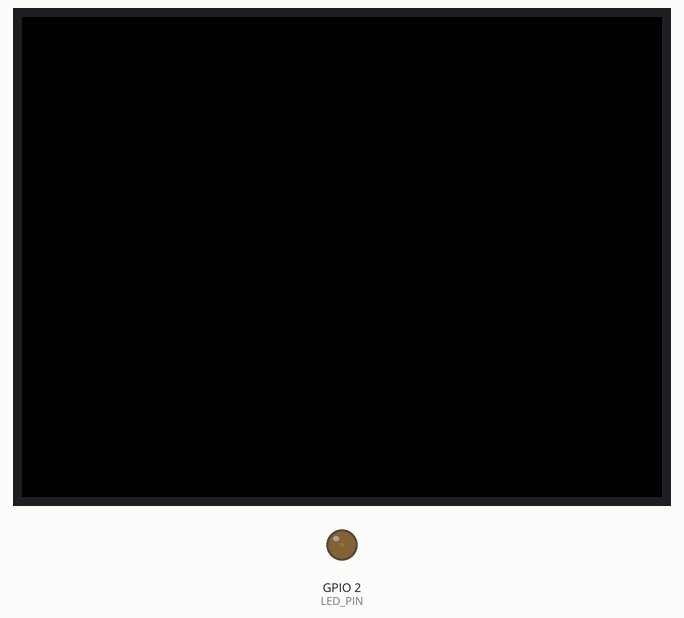
Bench run of a sketch on a simulated ESP32. On the bench: 320×240 colour display, output pins drawn as LEDs (lit = HIGH).

Above: at 0.2 s.
At 1.3 s:
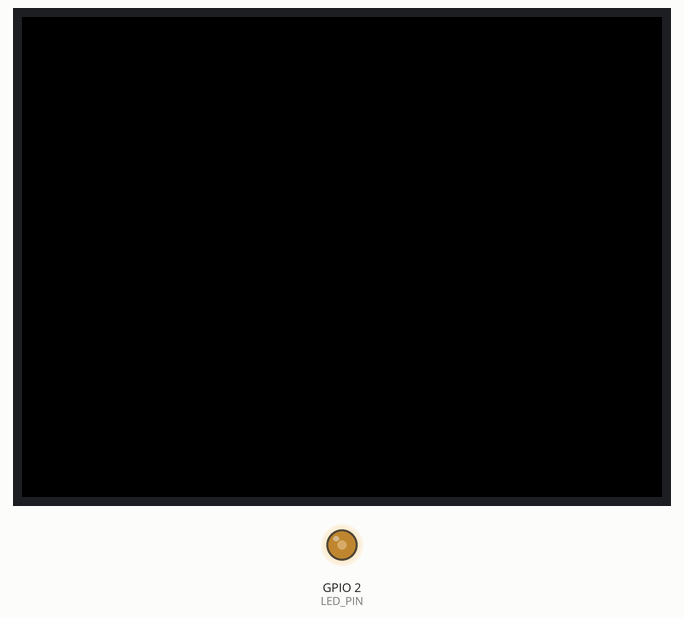
At 2.45 s:
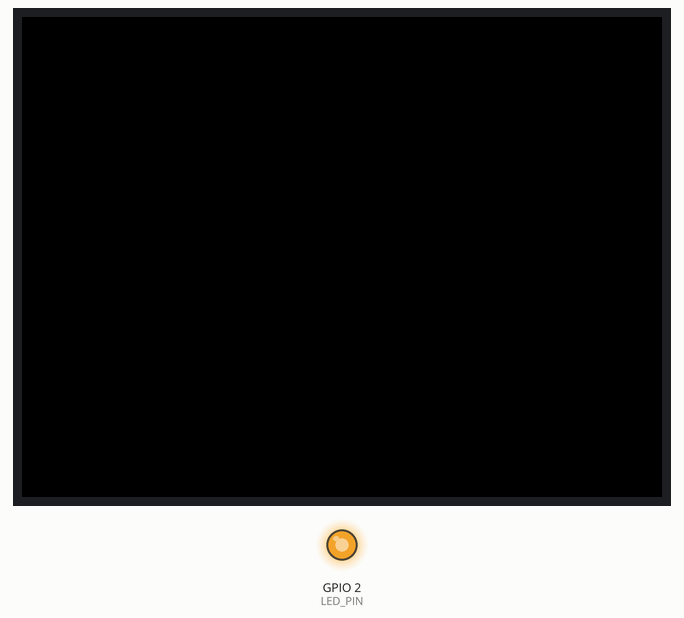
At 4.75 s:
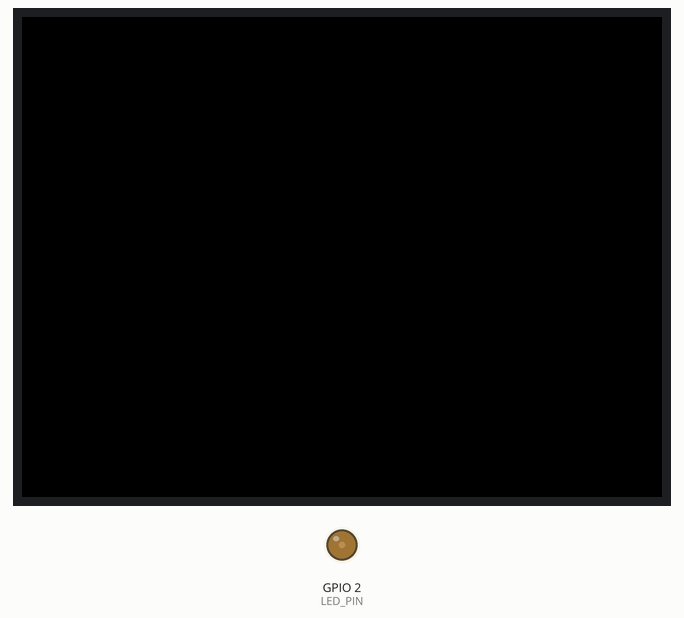
Timing chart, 0 to 6.8 s (numbered marks = the images above):
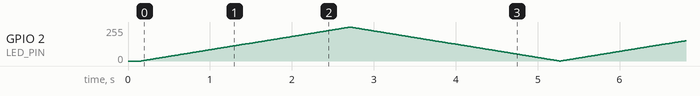

The sketch:

02_Analog_Write.ino
```cpp
/*
  Analog Write (PWM)
  Fades an LED on pin 2 using PWM.
  This example shows how to use the LEDC peripheral to generate a PWM signal.
*/

#include <M5Stack.h>

#define LED_PIN 2

// LEDC channels (0-15), resolution (1-16 bits), and frequency
const int ledcChannel = 0;
const int resolution = 8; // 8-bit resolution (0-255)
const int freq = 5000;    // 5kHz frequency

void setup() {
  //Initialize M5Stack
  M5.begin();

  // Configure LEDC channel
  ledcSetup(ledcChannel, freq, resolution);

  // Attach pin to LEDC channel
  ledcAttachPin(LED_PIN, ledcChannel);
}

void loop() {
  // increase the LED brightness
  for (int dutyCycle = 0; dutyCycle <= 255; dutyCycle++) {
    ledcWrite(ledcChannel, dutyCycle);
    delay(10);
  }

  // decrease the LED brightness
  for (int dutyCycle = 255; dutyCycle >= 0; dutyCycle--) {
    ledcWrite(ledcChannel, dutyCycle);
    delay(10);
  }
}
```
